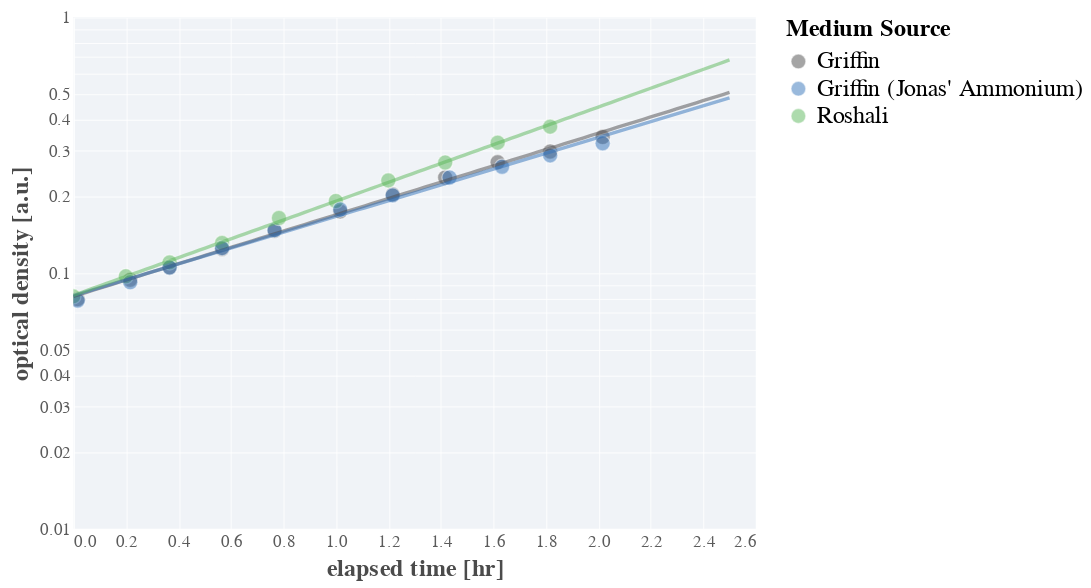

The code cell stored with this chart in its notebook:
### Markdown cell above
## January 22

### Code cell
# Load and clean the data
jan22 = pd.read_csv('../../data/2021-01-22_RNC_GNC_JNC_media_growth.csv')
jan22 = jan22[(jan22['od_600nm'] >= 0.04) & (jan22['od_600nm'] <= 0.4) & (jan22['note']=='ok')]
jan22['elapsed_time_min'] -= jan22['elapsed_time_min'].min()
jan22['elapsed_time_hr'] = jan22['elapsed_time_min'].values / 60

# Plot!
base = alt.Chart(jan22).encode(
        x=alt.X(field='elapsed_time_hr', type='quantitative', title='elapsed time [hr]'),
        y=alt.Y(field='od_600nm', type='quantitative', title='optical density [a.u.]',
                scale=alt.Scale(type='log')),
        color=alt.Color(field='media_source', type='nominal', title='Medium Source'))
jan22_point = base.mark_point(size=80, opacity=0.5)

    
# Compute the fits and plot on top.
time = np.linspace(0, 2.5, 100)
fit_stats = pd.DataFrame([])
fit_dfs = []
for g, d in jan22.groupby(['media_source']):
    slope, inter, _, _, se = scipy.stats.linregress(d['elapsed_time_hr'].values, 
                                                    np.log(d['od_600nm'].values))
    fit_stats = fit_stats.append({'media_source':g, 'intercept': inter, 'slope':slope, 'sem':se},
                            ignore_index=True)
              
    # Compute the fit over elapsed time
    fit = inter + slope * time
    _df = pd.DataFrame(np.array([time, np.exp(fit)]).T, columns=['elapsed_time_hr', 'od_600'])
    _df['media_source'] = g
    _df['growth_rate'] = f'{slope:0.2f} ± {se:0.2f}'
    fit_dfs.append(_df)
    print(f"Media source '{g}': λ = {slope:0.2f} ± {se:0.2f} hr^-1")
fit_df = pd.concat(fit_dfs)


fit_base = alt.Chart(fit_df).encode(
            x=alt.X(field='elapsed_time_hr', type='quantitative', title='elapsed time [hr]'),
            y=alt.Y(field='od_600', type='quantitative', title='optical density [a.u.]',
                    scale=alt.Scale(type='log')),
            color=alt.Color(field='media_source', type='nominal', legend=None))
#                             scale=alt.Scale(domain=fit_df['growth_rate'].unique(),
#                                             range=palette[:4]),
#                             title='inferred growth rate [hr\u207B\u00b9]'),
        
fit_plot = fit_base.mark_line(size=2, opacity=0.5)
layer = alt.layer(jan22_point, fit_plot).resolve_scale(color='independent')
layer.interactive()

### Figure 1 — Vega-Lite specification as saved in the notebook (floating-point values rounded to 4 significant figures; data arrays with more than 128 entries replaced by an {"elided": "..."} marker saying what was removed)
{"config": {"background": "white", "group": {"fill": "white"}, "view": {"strokeWidth": 0, "height": 300, "width": 400, "fill": "#f0f3f7"}, "point": {"size": 40, "filled": true, "opacity": 1, "strokeWidth": 0.75, "stroke": "#FFFFFF"}, "square": {"size": 40, "filled": true, "opacity": 1, "strokeWidth": 0.75, "stroke": "#FFFFFF"}, "circle": {"size": 40, "filled": true, "opacity": 1, "strokeWidth": 0.75, "stroke": "#FFFFFF"}, "line": {"size": 2}, "axis": {"domainColor": "#ffffff", "domainWidth": 0.5, "labelColor": "#5b5b5b", "labelFontSize": 10, "labelFont": "Nunito", "titleFont": "Nunito", "titleFontWeight": 700, "titleFontSize": 14, "titleColor": "#4b4b4b", "grid": true, "gridColor": "#ffffff", "gridWidth": 0.5, "ticks": false}, "range": {"category": ["#4c4b4c", "#3373ba", "#5cb75b", "#d8534f", "#8066ad", "#f0ad4d"]}, "legend": {"labelFontSize": 14, "labelFont": "Nunito", "titleFont": "Nunito", "titleFontSize": 14, "titleFontWeight": 700, "titleFontColor": "#44b4b4b", "symbolSize": 75}, "title": {"font": "Nunito", "fontWeight": 700, "fontSize": 14, "fontColor": "#4b4b4b"}}, "layer": [{"data": {"name": "data-1bcc25af77d9ac04b3715054fec53226"}, "mark": {"type": "point", "opacity": 0.5, "size": 80}, "encoding": {"color": {"type": "nominal", "field": "media_source", "title": "Medium Source"}, "x": {"type": "quantitative", "field": "elapsed_time_hr", "title": "elapsed time [hr]"}, "y": {"type": "quantitative", "field": "od_600nm", "scale": {"type": "log"}, "title": "optical density [a.u.]"}}, "selection": {"selector001": {"type": "interval", "bind": "scales", "encodings": ["x", "y"]}}}, {"data": {"name": "data-887f925378b0405f5fe2901e33df8836"}, "mark": {"type": "line", "opacity": 0.5, "size": 2}, "encoding": {"color": {"type": "nominal", "field": "media_source", "legend": null}, "x": {"type": "quantitative", "field": "elapsed_time_hr", "title": "elapsed time [hr]"}, "y": {"type": "quantitative", "field": "od_600", "scale": {"type": "log"}, "title": "optical density [a.u.]"}}}], "resolve": {"scale": {"color": "independent"}}, "$schema": "https://vega.github.io/schema/vega-lite/v4.8.1.json", "datasets": {"data-1bcc25af77d9ac04b3715054fec53226": [{"clock_time": "12:41", "elapsed_time_min": 1, "media_source": "Griffin", "od_600nm": 0.079, "carbon_source": "glucose", "date": "2021-01-22", "note": "ok", "elapsed_time_hr": 0.01667}, {"clock_time": "12:41", "elapsed_time_min": 0, "media_source": "Roshali", "od_600nm": 0.081, "carbon_source": "glucose", "date": "2021-01-22", "note": "ok", "elapsed_time_hr": 0.0}, {"clock_time": "12:42", "elapsed_time_min": 1, "media_source": "Griffin (Jonas' Ammonium)", "od_600nm": 0.078, "carbon_source": "glucose", "date": "2021-01-22", "note": "ok", "elapsed_time_hr": 0.01667}, {"clock_time": "12:53", "elapsed_time_min": 13, "media_source": "Griffin", "od_600nm": 0.094, "carbon_source": "glucose", "date": "2021-01-22", "note": "ok", "elapsed_time_hr": 0.2167}, {"clock_time": "12:53", "elapsed_time_min": 12, "media_source": "Roshali", "od_600nm": 0.097, "carbon_source": "glucose", "date": "2021-01-22", "note": "ok", "elapsed_time_hr": 0.2}, {"clock_time": "12:54", "elapsed_time_min": 13, "media_source": "Griffin (Jonas' Ammonium)", "od_600nm": 0.092, "carbon_source": "glucose", "date": "2021-01-22", "note": "ok", "elapsed_time_hr": 0.2167}, {"clock_time": "13:02", "elapsed_time_min": 22, "media_source": "Griffin", "od_600nm": 0.105, "carbon_source": "glucose", "date": "2021-01-22", "note": "ok", "elapsed_time_hr": 0.3667}, {"clock_time": "13:03", "elapsed_time_min": 22, "media_source": "Roshali", "od_600nm": 0.11, "carbon_source": "glucose", "date": "2021-01-22", "note": "ok", "elapsed_time_hr": 0.3667}, {"clock_time": "13:03", "elapsed_time_min": 22, "media_source": "Griffin (Jonas' Ammonium)", "od_600nm": 0.105, "carbon_source": "glucose", "date": "2021-01-22", "note": "ok", "elapsed_time_hr": 0.3667}, {"clock_time": "13:14", "elapsed_time_min": 34, "media_source": "Griffin", "od_600nm": 0.124, "carbon_source": "glucose", "date": "2021-01-22", "note": "ok", "elapsed_time_hr": 0.5667}, {"clock_time": "13:15", "elapsed_time_min": 34, "media_source": "Roshali", "od_600nm": 0.131, "carbon_source": "glucose", "date": "2021-01-22", "note": "ok", "elapsed_time_hr": 0.5667}, {"clock_time": "13:15", "elapsed_time_min": 34, "media_source": "Griffin (Jonas' Ammonium)", "od_600nm": 0.125, "carbon_source": "glucose", "date": "2021-01-22", "note": "ok", "elapsed_time_hr": 0.5667}, {"clock_time": "13:26", "elapsed_time_min": 46, "media_source": "Griffin", "od_600nm": 0.146, "carbon_source": "glucose", "date": "2021-01-22", "note": "ok", "elapsed_time_hr": 0.7667}, {"clock_time": "13:27", "elapsed_time_min": 46, "media_source": "Griffin (Jonas' Ammonium)", "od_600nm": 0.147, "carbon_source": "glucose", "date": "2021-01-22", "note": "ok", "elapsed_time_hr": 0.7667}, {"clock_time": "13:28", "elapsed_time_min": 47, "media_source": "Roshali", "od_600nm": 0.164, "carbon_source": "glucose", "date": "2021-01-22", "note": "ok", "elapsed_time_hr": 0.7833}, {"clock_time": "13:41", "elapsed_time_min": 61, "media_source": "Griffin", "od_600nm": 0.174, "carbon_source": "glucose", "date": "2021-01-22", "note": "ok", "elapsed_time_hr": 1.017}, {"clock_time": "13:41", "elapsed_time_min": 60, "media_source": "Roshali", "od_600nm": 0.191, "carbon_source": "glucose", "date": "2021-01-22", "note": "ok", "elapsed_time_hr": 1.0}, {"clock_time": "13:42", "elapsed_time_min": 61, "media_source": "Griffin (Jonas' Ammonium)", "od_600nm": 0.177, "carbon_source": "glucose", "date": "2021-01-22", "note": "ok", "elapsed_time_hr": 1.017}, {"clock_time": "13:53", "elapsed_time_min": 73, "media_source": "Griffin", "od_600nm": 0.203, "carbon_source": "glucose", "date": "2021-01-22", "note": "ok", "elapsed_time_hr": 1.217}, {"clock_time": "13:53", "elapsed_time_min": 72, "media_source": "Roshali", "od_600nm": 0.23, "carbon_source": "glucose", "date": "2021-01-22", "note": "ok", "elapsed_time_hr": 1.2}, {"clock_time": "13:54", "elapsed_time_min": 73, "media_source": "Griffin (Jonas' Ammonium)", "od_600nm": 0.201, "carbon_source": "glucose", "date": "2021-01-22", "note": "ok", "elapsed_time_hr": 1.217}, {"clock_time": "14:05", "elapsed_time_min": 85, "media_source": "Griffin", "od_600nm": 0.236, "carbon_source": "glucose", "date": "2021-01-22", "note": "ok", "elapsed_time_hr": 1.417}, {"clock_time": "14:06", "elapsed_time_min": 85, "media_source": "Roshali", "od_600nm": 0.27, "carbon_source": "glucose", "date": "2021-01-22", "note": "ok", "elapsed_time_hr": 1.417}, {"clock_time": "14:07", "elapsed_time_min": 86, "media_source": "Griffin (Jonas' Ammonium)", "od_600nm": 0.236, "carbon_source": "glucose", "date": "2021-01-22", "note": "ok", "elapsed_time_hr": 1.433}, {"clock_time": "14:17", "elapsed_time_min": 97, "media_source": "Griffin", "od_600nm": 0.271, "carbon_source": "glucose", "date": "2021-01-22", "note": "ok", "elapsed_time_hr": 1.617}, {"clock_time": "14:18", "elapsed_time_min": 97, "media_source": "Roshali", "od_600nm": 0.323, "carbon_source": "glucose", "date": "2021-01-22", "note": "ok", "elapsed_time_hr": 1.617}, {"clock_time": "14:19", "elapsed_time_min": 98, "media_source": "Griffin (Jonas' Ammonium)", "od_600nm": 0.26, "carbon_source": "glucose", "date": "2021-01-22", "note": "ok", "elapsed_time_hr": 1.633}, {"clock_time": "14:29", "elapsed_time_min": 109, "media_source": "Griffin", "od_600nm": 0.298, "carbon_source": "glucose", "date": "2021-01-22", "note": "ok", "elapsed_time_hr": 1.817}, {"clock_time": "14:30", "elapsed_time_min": 109, "media_source": "Roshali", "od_600nm": 0.373, "carbon_source": "glucose", "date": "2021-01-22", "note": "ok", "elapsed_time_hr": 1.817}, {"clock_time": "14:30", "elapsed_time_min": 109, "media_source": "Griffin (Jonas' Ammonium)", "od_600nm": 0.288, "carbon_source": "glucose", "date": "2021-01-22", "note": "ok", "elapsed_time_hr": 1.817}, {"clock_time": "14:41", "elapsed_time_min": 121, "media_source": "Griffin", "od_600nm": 0.34, "carbon_source": "glucose", "date": "2021-01-22", "note": "ok", "elapsed_time_hr": 2.017}, {"clock_time": "14:42", "elapsed_time_min": 121, "media_source": "Griffin (Jonas' Ammonium)", "od_600nm": 0.321, "carbon_source": "glucose", "date": "2021-01-22", "note": "ok", "elapsed_time_hr": 2.017}], "data-887f925378b0405f5fe2901e33df8836": {"elided": "300 records"}}}
